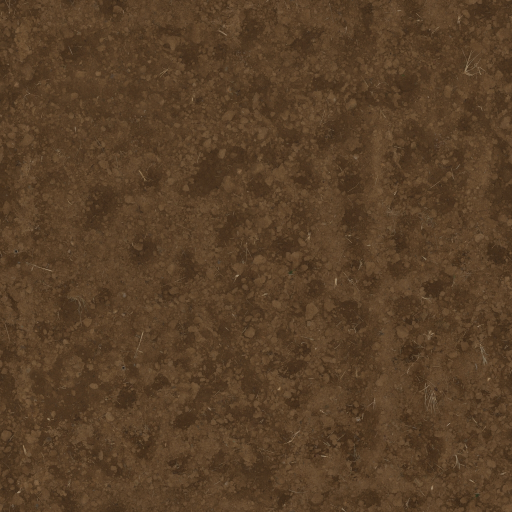
#> input picture farm-hand/blender/tex/farm_soil_Diffuse.jpg, 1024 x 1024 px (shown at 1/2 size)
$ python make_hw_textures.py
#> lines starting #> are read from the running program, lines starting #| are printed output that depends on the picture
"""Textures for the Farm Hand hardware (PIL, no downloads). Writes into blender/tex/.
  potting_mix.png    farm_soil scan (CC0) + perlite + bark chips, seamless, for a 6 cm tile
  probe_v12.png      capacitive soil moisture sensor v1.2, front face (23 x 98 mm)
  esp32_pcb.png      ESP32 devkit top (51.5 x 28.3 mm) with pin labels
  esp32_can.png      the metal shield on the ESP32-WROOM-32 module (15.8 x 17.8 mm)
  esp32_ant.png      the module's antenna strip (18 x 6.5 mm)
  breadboard.png     830-point breadboard top (165 x 54.6 mm)
  relay_pcb.png      1-channel relay module (50 x 26 mm)
  relay_top.png      the blue relay's top face (19 x 15.5 mm)
  resistor.png       4.7k resistor bands (unwrapped cylinder)
Scale: 20 px per mm unless noted."""
import math, os, random
from PIL import Image, ImageDraw, ImageFilter, ImageFont

T = os.path.join(os.path.dirname(os.path.abspath(__file__)), "tex")
F = r"C:\Windows\Fonts"
def font(name, px):
    return ImageFont.truetype(os.path.join(F, name), px)
ARIAL, ARIALB, CONS = "arial.ttf", "arialbd.ttf", "consola.ttf"
MM = 20
random.seed(11)


def blob(d, cx, cy, r, fill, k=9, jag=.35):
    pts = []
    for i in range(k):
        a = 2 * math.pi * i / k + random.uniform(-.2, .2)
        rr = r * (1 + random.uniform(-jag, jag))
        pts.append((cx + math.cos(a) * rr, cy + math.sin(a) * rr))
    d.polygon(pts, fill=fill)


def potting_mix():
    base = Image.open(os.path.join(T, "farm_soil_Diffuse.jpg")).convert("RGB").resize((1024, 1024))
    # darker and a touch redder: peat-based potting mix, not field dirt
    from PIL import ImageOps
    g = ImageOps.autocontrast(base.convert("L"), cutoff=1)          # keep the scan's grain, recolor it as dark peat
    base = ImageOps.colorize(g, black=(10, 6, 4), mid=(62, 40, 26), white=(146, 104, 72))
    over = Image.new("RGBA", base.size, (0, 0, 0, 0)); d = ImageDraw.Draw(over)
    S = 1024
    def wrap(fn, x, y, *a):
        for ox in (-S, 0, S):
            for oy in (-S, 0, S):
                fn(x + ox, y + oy, *a)
    for _ in range(260):   # bark chips: flat reddish-brown slivers
        x, y = random.uniform(0, S), random.uniform(0, S); L, w = random.uniform(14, 40), random.uniform(5, 11)
        a = random.uniform(0, math.pi); c = random.choice([(92, 52, 30, 235), (71, 40, 24, 235), (110, 66, 38, 225)])
        def chip(x, y, L=L, w=w, a=a, c=c):
            ca, sa = math.cos(a), math.sin(a)
            pts = [(x + ca * L / 2 - sa * w / 2, y + sa * L / 2 + ca * w / 2), (x + ca * L / 2 + sa * w / 2, y + sa * L / 2 - ca * w / 2),
                   (x - ca * L / 2 + sa * w / 2, y - sa * L / 2 - ca * w / 2), (x - ca * L / 2 - sa * w / 2, y - sa * L / 2 + ca * w / 2)]
            d.polygon(pts, fill=c)
        wrap(chip, x, y)
    for _ in range(140):   # air pockets against the wall: near-black gaps between clumps
        x, y = random.uniform(0, S), random.uniform(0, S)
        def pk(x, y, r=random.uniform(4, 12)):
            blob(d, x, y, r, (8, 5, 3, 230), k=7, jag=.5)
        wrap(pk, x, y)
    for _ in range(70):    # perlite: white, lumpy, with a grey shadow side
        x, y, r = random.uniform(0, S), random.uniform(0, S), random.uniform(6, 16)
        g = random.randint(222, 245)
        def per(x, y, r=r, g=g):
            blob(d, x + r * .25, y + r * .3, r, (70, 60, 52, 170))
            blob(d, x, y, r, (g - 20, g - 22, g - 26, 255), k=11, jag=.45)
            blob(d, x - r * .1, y - r * .1, r * .8, (g, g - 3, g - 8, 255), k=9, jag=.4)
            blob(d, x - r * .25, y - r * .25, r * .45, (255, 255, 252, 255), k=6)
        wrap(per, x, y)
    for _ in range(900):   # fine peat fibres / dark specks
        x, y = random.uniform(0, S), random.uniform(0, S)
        def sp(x, y, r=random.uniform(1.5, 4)):
            blob(d, x, y, r, (22, 14, 9, 200), k=5)
        wrap(sp, x, y)
    over = over.filter(ImageFilter.GaussianBlur(.7))
    base.paste(over, (0, 0), over)
    base.save(os.path.join(T, "potting_mix.png"))


def probe():
    W, H = 23 * MM, 98 * MM
    im = Image.new("RGB", (W, H), (18, 18, 20)); d = ImageDraw.Draw(im)
    wht = (232, 232, 228)
    # tapered tip at the bottom (the geometry cuts it; paint the edge line to match)
    d.line([(8, 8), (W - 8, 8)], fill=wht, width=3)                                   # top edge outline
    # sensing trace: the hidden copper plate shows as a slightly lighter rounded area
    d.rounded_rectangle([3 * MM, 36 * MM, 20 * MM, 90 * MM], radius=40, fill=(27, 27, 30))
    d.rounded_rectangle([6.5 * MM, 38 * MM, 16.5 * MM, 88 * MM], radius=30, fill=(33, 33, 36))
    # the white "don't bury past here" line + label
    d.rectangle([1 * MM, 29 * MM, 22 * MM, 29.6 * MM], fill=wht)
    # vertical title along the board
    t = Image.new("RGBA", (60 * MM, 4 * MM), (0, 0, 0, 0)); td = ImageDraw.Draw(t)
    td.text((0, 0), "Capacitive Soil Moisture Sensor v1.2", font=font(ARIALB, int(2.7 * MM)), fill=wht)
    t = t.rotate(90, expand=True); im.paste(t, (int(18.5 * MM), int(33 * MM)), t)
    # pin labels at the connector end, and component outlines (the parts themselves are 3D)
    f = font(ARIALB, int(1.9 * MM))
    for i, s in enumerate(("GND", "VCC", "AOUT")):
        d.text((int((6.2 + i * 4.2) * MM), int(10.5 * MM)), s, font=font(ARIALB, int(1.3 * MM)), fill=wht, anchor="mm")
    d.rectangle([4 * MM, 1.5 * MM, 19 * MM, 8.5 * MM], outline=wht, width=4)            # JST footprint
    d.rectangle([4.5 * MM, 14 * MM, 11 * MM, 20.5 * MM], outline=wht, width=3)         # 555 timer
    d.rectangle([13.5 * MM, 14.5 * MM, 18.5 * MM, 18.5 * MM], outline=wht, width=3)    # regulator
    for y in (22.5, 25.5):
        for x in (5, 10, 15):
            d.rectangle([x * MM, y * MM, (x + 3) * MM, (y + 1.6) * MM], outline=wht, width=2)
    d.text((int(11.5 * MM), int(27.5 * MM)), "v1.2", font=font(ARIAL, int(1.4 * MM)), fill=wht, anchor="mm")
    im.save(os.path.join(T, "probe_v12.png"))


def esp32():
    W, H = int(51.5 * MM), int(28.3 * MM)
    im = Image.new("RGB", (W, H), (16, 17, 19)); d = ImageDraw.Draw(im)
    wht = (226, 226, 222); gold = (206, 172, 92)
    left = ["3V3", "EN", "VP", "VN", "D34", "D35", "D32", "D33", "D25", "D26", "D27", "D14", "D12", "GND", "D13", "D9", "D10", "D11", "5V"]
    right = ["GND", "D23", "D22", "TX", "RX", "D21", "GND", "D19", "D18", "D5", "D17", "D16", "D4", "D0", "D2", "D15", "D8", "D7", "D6"]
    f = font(ARIALB, int(1.25 * MM))
    x0 = 2.6 * MM
    for i in range(19):
        x = x0 + i * 2.54 * MM
        for y, lab, ly in ((1.4 * MM, right[i], 4.1 * MM), (H - 1.4 * MM, left[i], H - 4.1 * MM)):
            d.ellipse([x - .85 * MM, y - .85 * MM, x + .85 * MM, y + .85 * MM], fill=gold)
            d.ellipse([x - .35 * MM, y - .35 * MM, x + .35 * MM, y + .35 * MM], fill=(40, 40, 40))
            t = Image.new("RGBA", (int(3.4 * MM), int(1.6 * MM)), (0, 0, 0, 0))
            ImageDraw.Draw(t).text((t.width / 2, t.height / 2), lab, font=f, fill=wht, anchor="mm")
            t = t.rotate(90, expand=True); im.paste(t, (int(x - t.width / 2), int(ly - t.height / 2)), t)
    d.text((int(38 * MM), int(14 * MM)), "ESP32", font=font(ARIALB, int(2.6 * MM)), fill=wht, anchor="mm")
    d.text((int(38 * MM), int(17.5 * MM)), "DEVKIT V1", font=font(ARIAL, int(1.5 * MM)), fill=wht, anchor="mm")
    for (x, y, lab) in ((47.3, 10, "BOOT"), (47.3, 19.5, "EN")):
        d.text((int(x * MM), int(y * MM)), lab, font=font(ARIALB, int(1.2 * MM)), fill=wht, anchor="mm")
    im.save(os.path.join(T, "esp32_pcb.png"))
    # metal shield can
    W, H = int(15.8 * MM), int(17.8 * MM)
    im = Image.new("RGB", (W, H), (196, 199, 202)); d = ImageDraw.Draw(im)
    for y in range(0, H, 2):                     # brushed look
        g = random.randint(186, 206); d.line([(0, y), (W, y)], fill=(g, g + 2, g + 4))
    ink = (98, 100, 104)
    d.text((W / 2, 3 * MM), "ESPRESSIF", font=font(ARIALB, int(1.8 * MM)), fill=ink, anchor="mm")
    d.text((W / 2, 6.5 * MM), "ESP32-WROOM-32", font=font(ARIALB, int(1.45 * MM)), fill=ink, anchor="mm")
    d.rectangle([2 * MM, 9 * MM, W - 2 * MM, 15 * MM], outline=ink, width=3)
    d.text((W / 2, 12 * MM), "Wi-Fi  BT  BLE", font=font(ARIAL, int(1.3 * MM)), fill=ink, anchor="mm")
    im.save(os.path.join(T, "esp32_can.png"))
    # antenna strip: black PCB with the gold meander trace
    W, H = int(18 * MM), int(6.5 * MM)
    im = Image.new("RGB", (W, H), (20, 22, 26)); d = ImageDraw.Draw(im)
    pts, x, up = [(1 * MM, H - 1 * MM)], 1 * MM, True
    while x < W - 2 * MM:
        y = 1 * MM if up else H - 1.5 * MM
        pts += [(x, y), (x + 1.3 * MM, y)]; x += 1.3 * MM; up = not up
    d.line(pts, fill=gold, width=int(.5 * MM))
    im.save(os.path.join(T, "esp32_ant.png"))


def breadboard():
    k = 12
    W, H = int(165.1 * k), int(54.6 * k)
    im = Image.new("RGB", (W, H), (238, 238, 233)); d = ImageDraw.Draw(im)
    p = 2.54 * k; cx = W / 2; cy = H / 2
    hole = lambda x, y: d.rectangle([x - .6 * k, y - .6 * k, x + .6 * k, y + .6 * k], fill=(52, 52, 52))
    rows = [-13.97, -11.43, -8.89, -6.35, -3.81, 3.81, 6.35, 8.89, 11.43, 13.97]
    for c in range(63):
        x = cx + (c - 31) * p
        for r in rows:
            hole(x, cy + r * k)
        if c % 5 == 4 or c == 0:
            for yy in (cy - 16.3 * k, cy + 16.3 * k):
                d.text((x, yy), str(c + 1), font=font(ARIAL, int(1.5 * k)), fill=(120, 120, 120), anchor="mm")
    for i, r in enumerate("jihgf edcba".replace(" ", "")):
        pass
    d.rectangle([0, cy - .8 * k, W, cy + .8 * k], fill=(222, 222, 216))            # the center channel
    for side in (-1, 1):                                                                 # power rails
        for j, off in enumerate((20.3, 22.9)):
            y = cy + side * off * k
            for g in range(10):
                for h in range(5):
                    hole(cx + (-29.5 + g * 6 + h) * p + p / 2, y)
        d.line([(3 * k, cy + side * 18.7 * k), (W - 3 * k, cy + side * 18.7 * k)], fill=(200, 40, 40) if side < 0 else (40, 80, 200), width=int(.4 * k))
        d.line([(3 * k, cy + side * 24.6 * k), (W - 3 * k, cy + side * 24.6 * k)], fill=(40, 80, 200) if side < 0 else (200, 40, 40), width=int(.4 * k))
    im.save(os.path.join(T, "breadboard.png"))


def relay():
    W, H = int(50 * MM / 2), int(26 * MM / 2)        # 10 px/mm is plenty
    s = MM / 2
    im = Image.new("RGB", (W, H), (22, 86, 170)); d = ImageDraw.Draw(im)
    wht = (236, 240, 245)
    d.text((W * .52, H - 2.2 * s), "1 Relay Module", font=font(ARIALB, int(2 * s)), fill=wht, anchor="mm")
    for i, lab in enumerate(("NO", "COM", "NC")):
        d.text((46.5 * s, (5 + i * 5) * s), lab, font=font(ARIALB, int(1.7 * s)), fill=wht, anchor="mm")
    for i, lab in enumerate(("DC+", "DC-", "IN")):
        d.text((6.5 * s, (7 + i * 2.54) * s), lab, font=font(ARIALB, int(1.5 * s)), fill=wht, anchor="mm")
    d.text((10 * s, 3 * s), "LOW  HIGH", font=font(ARIALB, int(1.3 * s)), fill=wht, anchor="lm")
    for y in (7, 9.54, 12.08):
        d.ellipse([1.6 * s, (y - .9) * s, 3.4 * s, (y + .9) * s], fill=(214, 186, 110))
    im.save(os.path.join(T, "relay_pcb.png"))
    W, H = 19 * MM, int(15.5 * MM)
    im = Image.new("RGB", (W, H), (38, 92, 196)); d = ImageDraw.Draw(im)
    lines = [("SONGLE", ARIALB, 2.2), ("SRD-05VDC-SL-C", ARIALB, 1.6), ("10A 250VAC  10A 30VDC", ARIAL, 1.2), ("10A 125VAC  10A 28VDC", ARIAL, 1.2)]
    y = 3 * MM
    for txt, fn, sz in lines:
        d.text((W / 2, y), txt, font=font(fn, int(sz * MM)), fill=(240, 242, 246), anchor="mm"); y += sz * MM * 1.6
    im.save(os.path.join(T, "relay_top.png"))


def resistor():
    W, H = 256, 64
    im = Image.new("RGB", (W, H), (214, 190, 146)); d = ImageDraw.Draw(im)
    for x, c in ((60, (230, 190, 20)), (90, (130, 60, 170)), (120, (200, 40, 30)), (190, (190, 150, 60))):   # yellow violet red gold = 4.7k
        d.rectangle([x, 0, x + 16, H], fill=c)
    im.save(os.path.join(T, "resistor.png"))


for fn in (potting_mix, probe, esp32, breadboard, relay, resistor):
    fn(); print("made", fn.__name__)
#> this loop made 6 passes
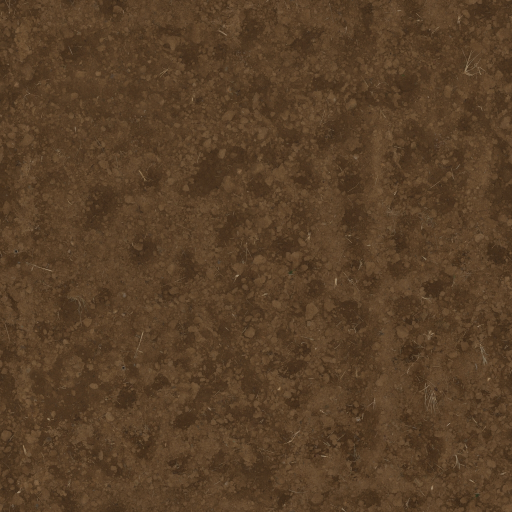
#> input picture farm-hand/blender/tex/farm_soil_Diffuse.jpg, 1024 x 1024 px (shown at 1/2 size)
#> pass 1, in potting_mix, `g = ImageOps.autocontrast(base.convert("L"), cutoff=1)          # keep..`:
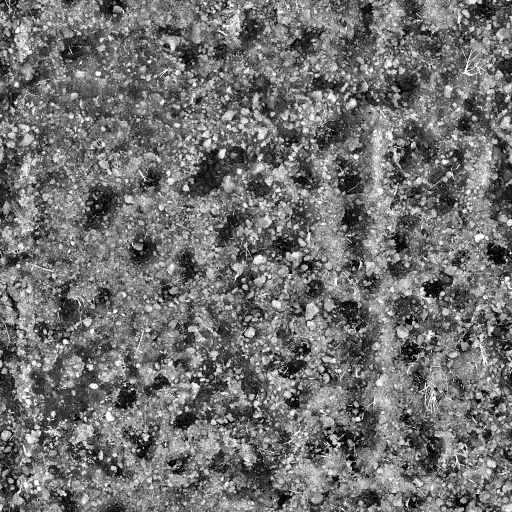
#> g: PIL image 1024x1024 L (shown at 1/2 size); min 0, max 255, mean 113.3
#> pass 1, in potting_mix, `base = ImageOps.colorize(g, black=(10, 6, 4), mid=(62, 40, 26), white=..`:
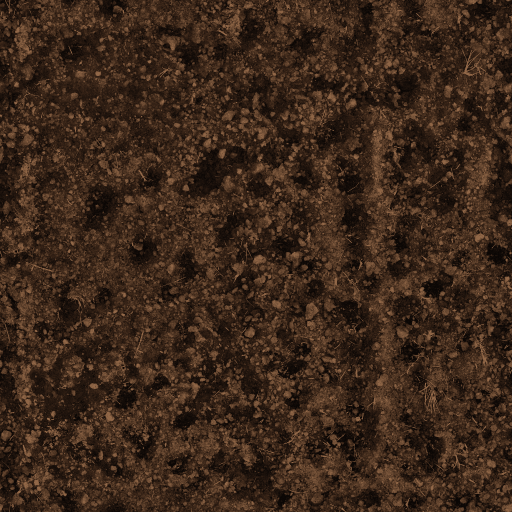
#> base: PIL image 1024x1024 RGB (shown at 1/2 size); mean R, G, B 60.2, 40, 26.4
#> pass 1, in potting_mix, `over = over.filter(ImageFilter.GaussianBlur(.7))`:
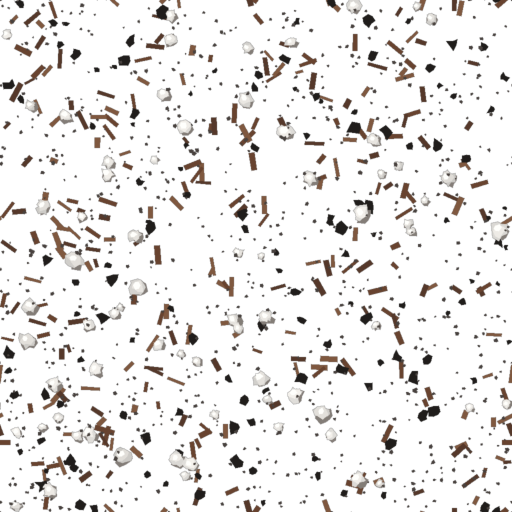
#> over: PIL image 1024x1024 RGBA (shown at 1/2 size); mean R, G, B, A 12.3, 9.9, 8.3, 30.6; transparent parts drawn white
